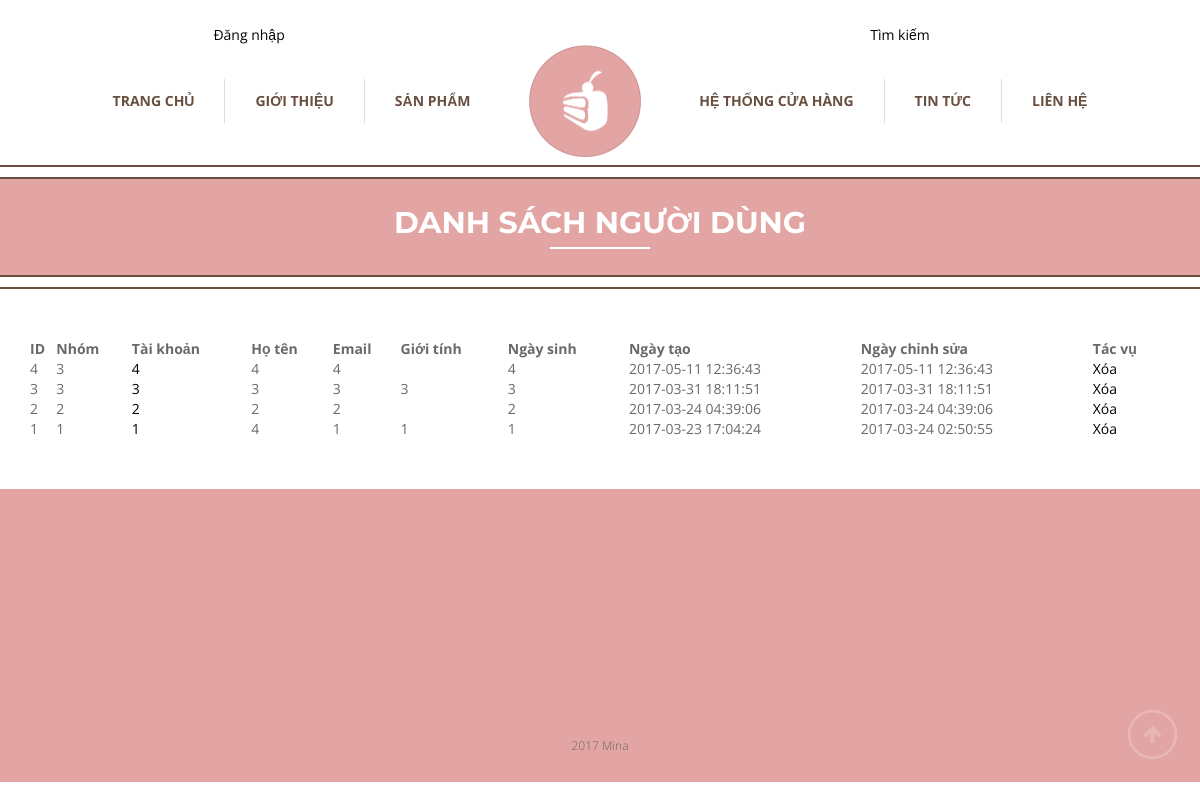
The app's page /listuser.php (signed in) with its own data.
### tables this page shows
CREATE TABLE `user` (
  `user_id` int(11) NOT NULL,
  `group_id` int(11) NOT NULL,
  `username` varchar(35) NOT NULL,
  `password` varchar(35) NOT NULL,
  `fullname` varchar(100) NOT NULL,
  `email` varchar(100) NOT NULL,
  `sex` varchar(3) NOT NULL,
  `birthday` int(11) NOT NULL,
  `createdon` datetime NOT NULL,
  `updatedon` datetime NOT NULL
);

### listuser.php (the view, shortened to what this page needs)
<?php
    function get_user_list(){
        $sql = "SELECT * FROM user ORDER BY user_id DESC";
        GLOBAL $conn;
        return mysqli_query($conn, $sql);
    }
    $user_list = get_user_list();
?>
<?php require 'header.php'?>
    <section class="top-section">
        <div class="offset-borders">
            <div class="full-header-container" id="header-contact">
                <div class="full-header">
                    <div class="container">
                        <h1>Danh sách người dùng</h1>
                    </div>
                </div>
            </div>
        </div>
    </section>
    <section class="container list" style="margin-top: 50px">
        <table width="100%" cellpadding="10">
            <tr>
                <th>ID</th>
                <th>Nhóm</th>
                <th>Tài khoản</th>
                <th>Họ tên</th>
                <th>Email</th>
                <th>Giới tính</th>
                <th>Ngày sinh</th>
                <th>Ngày tạo</th>
                <th>Ngày chỉnh sửa</th>
                <th>Tác vụ</th>
            </tr>
            <?php while($user = mysqli_fetch_assoc($user_list)): ?>
                <tr>
                    <td><?php echo $user['user_id']; ?></td>
                    <td><?php echo $user['group_id']; ?></td>
                    <td><a  href="<?php echo SITE_URL . 'MinaBakery/updateuser.php?user_id=' .  $user['username']; ?>"><?php echo $user['username'];  ?></a></td>
                    <td><?php echo $user['fullname']; ?></td>
                    <td><?php echo $user['birthday'] ?></td>
                    <td><?php echo $user['sex']; ?></td>
                    <td><?php echo $user['birthday']; ?></td>
                    <td><?php echo $user['createdon']; ?></td>
                    <td><?php echo $user['updatedon']; ?></td>
                    <td><a  href="<?php echo SITE_URL . 'MinaBakery/deleteuser.php?user_id=' .  $user['user_id']; ?>">Xóa</a></td>
                </tr>
            <?php endwhile; ?>
        </table>
    </section>
<?php require 'footer.php'?>

### header.php (shortened to what this page needs)
<!DOCTYPE html>
<html lang="en-gb" xml:lang="en-gb" class="no-js">
<head>
    <link rel="stylesheet" href="assets/css/font-awesome.min.css" type="text/css">
    <link rel="stylesheet" href="assets/css/bootstrap.min.css" type="text/css">
    <link rel="stylesheet" href="assets/css/owl.carousel.css" type="text/css">
    <link rel="stylesheet" href="assets/masterslider/style/masterslider.css" type="text/css">
    <link rel="stylesheet" href="assets/masterslider/skins/default/style.css" type="text/css">
    <link rel="stylesheet" href="assets/css/main.css" type="text/css">
    <link rel="stylesheet" type="text/css" href="assets/js/fancybox/jquery.fancybox8cbb.css?v=2.1.5" media="screen" />
    <link rel="stylesheet" type="text/css" href="assets/sweetalert-master/dist/sweetalert.css">
</head>
<body>
<div id="all">
    <header class="page-header">
        <div class="log-find">
            <div class="col-md-6">
                <a href="login.php" style="padding-right: 10px">Đăng nhập</a>
            </div>
            <div class="col-md-6">
                <a href="search.php">Tìm kiếm</a>
            </div>
        </div>
        <nav id="nav-top" class="nav-top">
            <ul>
                <li><a href="index.php" title="Trang chủ">Trang chủ</a> </li>
                <li><a href="gioi-thieu.php" title="Giới thiệu">Giới thiệu</a> </li>
                <li><a href="menu.php" title="Sản phẩm">Sản phẩm</a> </li>
            </ul>
            <h1 class="logo-primary">
                <img id="logo-1" src="assets/images/logo.png?w=109&amp;h=112&amp;mode=crop&amp;scale=both"></h1>
            <ul>
                <li>
                    <a href="system-shop.php" title="Hệ thống cửa h&#224;ng">Hệ thống cửa h&#224;ng</a>
                </li>
                <li>
                    <a href="blog.php" title="Tin tức">Tin tức</a>
                </li>
                <li><a href="contact.php" title="Li&#234;n hệ">Li&#234;n hệ</a></li>
            </ul>
        </nav>
    </header>

### footer.php (shortened to what this page needs)
<footer class="page-footer">
    <div class="footer-dark">
        <div class="container">
            <div class="row">
                <div class="col-md-8">
                    <div class="row">
                    </div>
                </div>
                <div class="col-md-4">
                    <div class="row">
                    </div>
                </div>
            </div>
            <p class="site-info">2017 Mina </p>
            <a href="#all" class="to-top scroll-to"></a>
        </div>
    </div>
</footer>
</div>
</body>
</html>

### assets/css/main.css (style rules this page uses)
*, *:after, *:before { box-sizing: border-box; }
a { color: #000; -webkit-transition: all 0.2s ease-out; -moz-transition: all 0.2s ease-out; -o-transition: all 0.2s ease-out; transition: all 0.2s ease-out; }
body { font-family: 'Open Sans', sans-serif; font-size: 14px; font-weight: 400; color: #696969; background-color: #FFF; }
h1, h2, h3, h4 { font-size: 16px; font-weight: 700; }
h1 { font-family: 'Montserrat', sans-serif; color: #684f40; padding-bottom: 26px; margin: 65px 0 25px 0; }
ul { padding: 0; margin: 0; list-style: none; }
#all { overflow: auto; }
#header-contact { background-image: url('../images/bg_contact.png'); -webkit-background-size: cover; -moz-background-size: cover; -o-background-size: cover; background-size: cover; background-position: center center; }
.full-header { position: relative; display: table-cell; vertical-align: middle; background-color: #e2a5a4; color: #FFF; text-align: center; z-index: 20; }
.full-header h1 { color: #FFF; font-size: 30px; text-transform: uppercase; position: relative; margin: 10px 0; padding-bottom: 10px; }
.full-header h1:after { position: absolute; bottom: 0; left: 50%; margin-left: -50px; width: 100px; height: 2px; background-color: #FFF; content: ''; }
.full-header-container { border-top: 2px #684f40 solid; border-bottom: 2px #684f40 solid; display: table; width: 100%; position: relative; height: 100px; }
.full-header-container:after { position: absolute; left: 0; top: 0; width: 100%; height: 100%; background-image: url('../images/pattern_strips.png'); content: ''; }
.nav-top { font-size: 14px; font-weight: 700; }
.nav-top > ul { overflow: auto; display: inline-block; }
.nav-top > ul > li { margin: 34px 0; border-left: 1px rgba(104, 79, 64, 0.2) solid; float: left; text-transform: uppercase; -webkit-transition: all 0.2s ease-out; -moz-transition: all 0.2s ease-out; -o-transition: all 0.2s ease-out; transition: all 0.2s ease-out; }
.nav-top > ul > li a { color: inherit; padding: 12px 30px; display: block; -webkit-transition: all 0.3s ease-out; -moz-transition: all 0.3s ease-out; -o-transition: all 0.3s ease-out; transition: all 0.3s ease-out; }
.nav-top > ul > li:first-of-type { border-left: none; }
.offset-borders { position: relative; padding: 12px 0; }
.offset-borders:after, .offset-borders:before { position: absolute; left: 0; width: 100%; height: 2px; background-color: #684f40; content: ''; }
.offset-borders:after { top: 0px; }
.offset-borders:before { bottom: 0px; }
.page-footer { font-weight: 300; margin-top: 50px; }
.page-footer .footer-dark { position: relative; padding-top: 50px; color: #FFF; background-color: #e2a5a4; background-position: right center; background-repeat: no-repeat; }
.page-header { position: absolute; top: 0; width: 100%; color: #684f40; text-align: center; margin: 0; border: none; padding: 25px 0 23px 0; -webkit-transition: all 0.4s ease-out; -moz-transition: all 0.4s ease-out; -o-transition: all 0.4s ease-out; transition: all 0.4s ease-out; }
.page-header .logo-primary, .page-header .logo-secondary { display: inline-block; vertical-align: top; margin: 0 25px; padding: 0; }
.page-header .logo-primary img { height: 112px; }
.site-info { font-size: 12px; text-align: center; color: #66686a; font-weight: 300; margin-bottom: 28px; }
.to-top { position: absolute; width: 55px; height: 55px; bottom: 20px; right: 20px; border: 3px rgba(255, 255, 255, 0.2) solid; color: rgba(255, 255, 255, 0.2); -webkit-transform: scale(0.9); -moz-transform: scale(0.9); -o-transform: scale(0.9); -ms-transform: scale(0.9); transform: scale(0.9); -webkit-border-radius: 50%; -moz-border-radius: 50%; border-radius: 50%; -webkit-transition: all 0.2s ease-out; -moz-transition: all 0.2s ease-out; -o-transition: all 0.2s ease-out; transition: all 0.2s ease-out; }
.to-top:after { font-family: 'FontAwesome'; font-size: 22px; position: absolute; top: 0; left: 0; width: 100%; height: 100%; text-align: center; line-height: 49px; content: '\f062'; -webkit-transition: all 0.2s ease-out; -moz-transition: all 0.2s ease-out; -o-transition: all 0.2s ease-out; transition: all 0.2s ease-out; }
.top-section { position: relative; margin-top: 165px; z-index: 750; background-color: #FFF; }

### listuser.php (style rules this page uses)
.list tr { margin: 10px 0 10px 0; }

### records on screen
user: user_id "4", group "3", username "4", fullname "4", birthday "4", createdon "2017-05-11 12:36:43", updatedon "2017-05-11 12:36:43"
user: user_id "3", group "3", username "3", fullname "3", birthday "3", sex "3", createdon "2017-03-31 18:11:51", updatedon "2017-03-31 18:11:51"
user: user_id "2", group "2", username "2", fullname "2", birthday "2", createdon "2017-03-24 04:39:06", updatedon "2017-03-24 04:39:06"
user: user_id "1", group "1", username "1", fullname "4", birthday "1", sex "1", createdon "2017-03-23 17:04:24", updatedon "2017-03-24 02:50:55"
